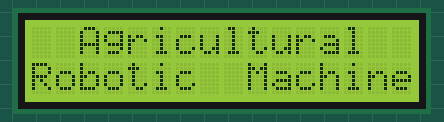
This sketch was run on a simulated ESP8266 (Wemos D1 mini). Shown: 16×2 character LCD. WiFi joins after 1.5 s; servers stay silent unless stated.

Above: at 0.1 s.
At 5.2 s:
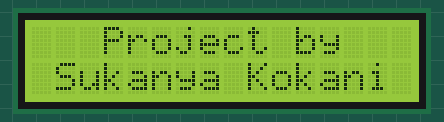
At 10.2 s:
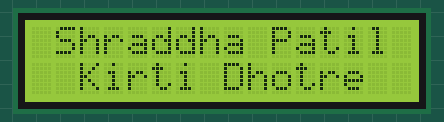
At 16.7 s:
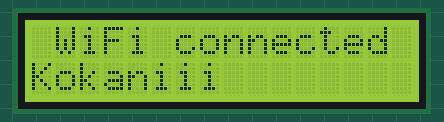
At 21.8 s:
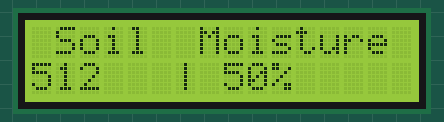

Measured:
- what the display in image 1 shows lasts 5.1 s, from 5.1 s to 10.2 s

The sketch:

wemos.ino
```cpp
// WeMos D1 Thingspeak

// shraddhavp253@gmail.com
// robot@23
#include <LiquidCrystal_I2C.h>
LiquidCrystal_I2C lcd(0x3F, 16, 2);

#include <ESP8266WiFi.h>

// replace with your channel’s thingspeak API key and your SSID and password
String apiKey = "UX90ZLWP4EID4ZX1";
const char* server = "api.thingspeak.com";

const char* ssid = "Kokaniii";
const char* password = "123456789";

int data_flag = 0;

WiFiClient client;

void setup()
{
  lcd.begin();
  // turn on LCD backlight
  lcd.backlight();
  lcd.setCursor(0, 0);
  lcd.print("  Agricultural  ");
  lcd.setCursor(0, 1);
  lcd.print("Robotic  Machine");
  delay(5000);
  lcd.setCursor(0, 0);
  lcd.print("   Project by   ");
  lcd.setCursor(0, 1);
  lcd.print(" Sukanya Kokani ");
  delay(5000);
  lcd.setCursor(0, 0);
  lcd.print(" Shraddha Patil ");
  lcd.setCursor(0, 1);
  lcd.print("  Kirti Dhotre  ");
  delay(5000);
  lcd.clear();

  Serial.begin(115200);
  delay(10);
  WiFi.begin(ssid, password);
  //  Serial.println();
  //  Serial.println();
  //  Serial.print("Connecting to ");
  //  Serial.println(ssid);

  WiFi.begin(ssid, password);

  while (WiFi.status() != WL_CONNECTED)
  {
    delay(500);
    //    Serial.print(".");
  }
  //  Serial.println("");
  //  Serial.println("WiFi connected");
  lcd.setCursor(0, 0);
  lcd.print(" WiFi connected ");
  lcd.setCursor(0, 1);
  lcd.print(ssid);
  delay(5000);
}

void loop()
{
  int sensorValue = analogRead(A0);
  int SenP = map(sensorValue, 0, 1023, 0, 100);
  lcd.clear();
  lcd.setCursor(0, 0);
  lcd.print(" Soil  Moisture ");
  lcd.setCursor(0, 1);
  lcd.print(sensorValue);
  lcd.setCursor(6, 1);
  lcd.print("| ");
  lcd.print(SenP);lcd.print("%");
  //  Serial.print(sensorValue);
  //  Serial.println(SenP);
  //  Serial.println();
  delay(10);

  if (client.connect(server, 80))
  {
    String postStr = apiKey;
    postStr += "&field1=";
    postStr += String(sensorValue);
    postStr += "\r\n\r\n";

    client.print("POST /update HTTP/1.1\n");
    client.print("Host: api.thingspeak.com\n");
    client.print("Connection: close\n");
    client.print("X-THINGSPEAKAPIKEY: " + apiKey + "\n");
    client.print("Content-Type: application/x-www-form-urlencoded\n");
    client.print("Content-Length: ");
    client.print(postStr.length());
    client.print("\n\n");
    client.print(postStr);
  }
  client.stop();
  // thingspeak needs at least a 15 sec delay between updates
  // 20 seconds to be safe
  delay(20000);
}
```
